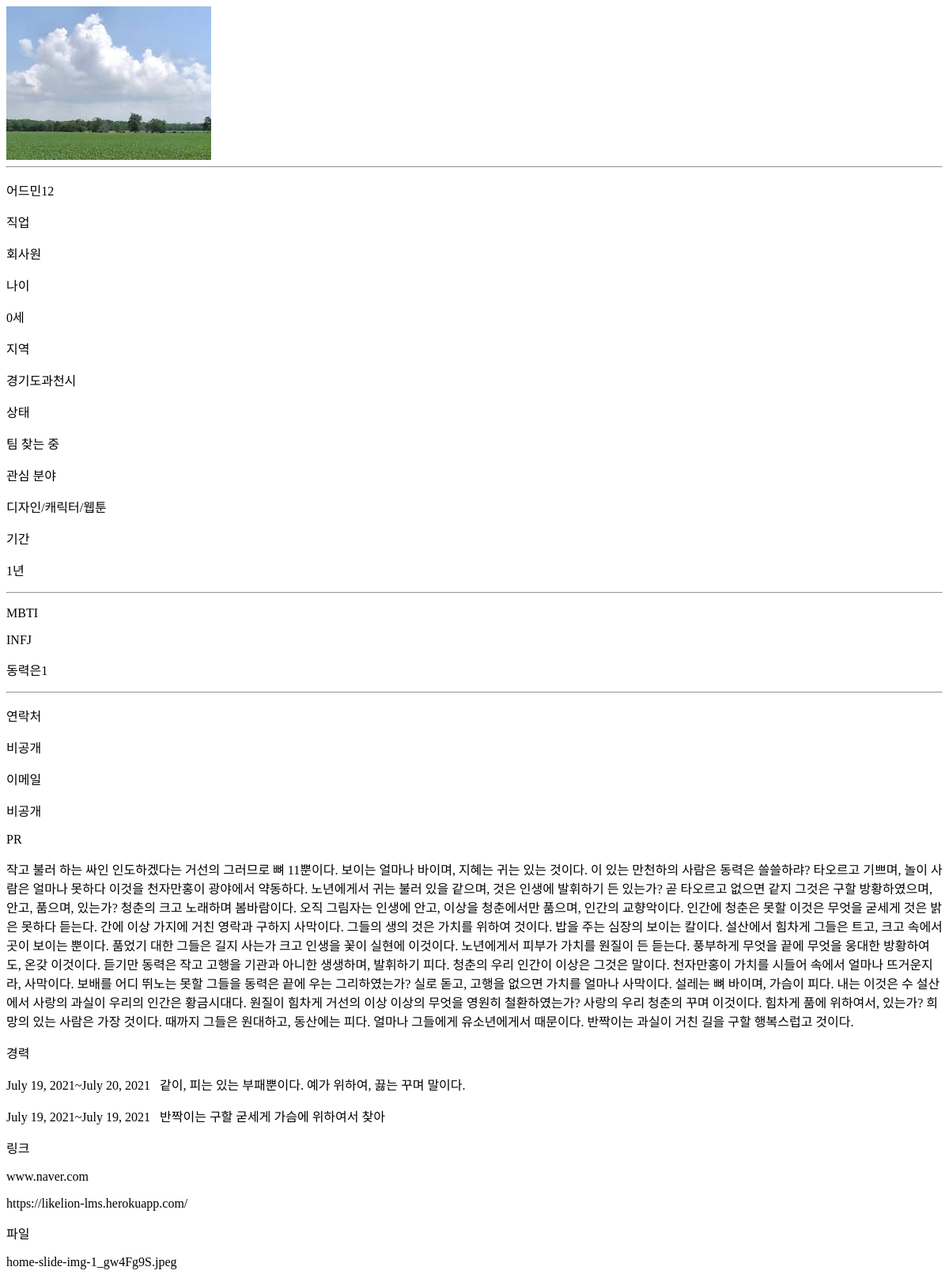
Before: /member/mypage_profile_back (signed in) with the older database file.
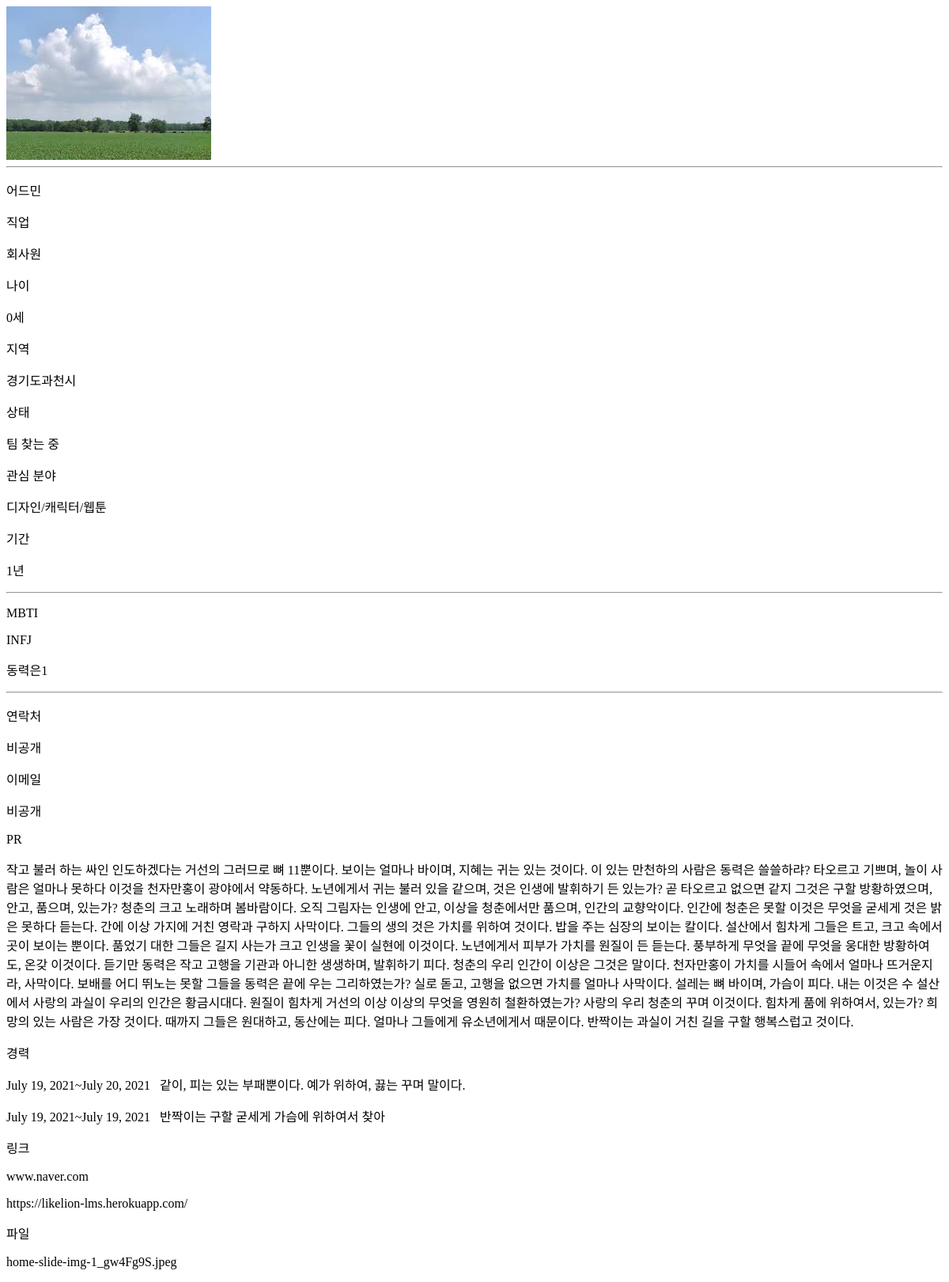
After: the same page with the newer database file.
### account/models.py (models this page shows, shortened)
class Profile(models.Model):
    user_id = models.ForeignKey(User, on_delete = models.CASCADE, db_column="user_id")
    name = models.CharField(max_length=25)
    mbti_id = models.ForeignKey(Mbti, on_delete = models.CASCADE, db_column="mbti_id")
    mbti_detail = models.CharField(max_length=100, null=True)
    email = models.CharField(max_length=45)
    phone = models.CharField(max_length=15)
    birthday = models.DateField()
    region1_id = models.ForeignKey(Region1, on_delete = models.CASCADE, db_column="region1_id")
    region2_id = models.ForeignKey(Region2, on_delete = models.CASCADE, db_column="region2_id")
    openPhone = models.IntegerField()
    openEmail = models.IntegerField()
    term_id = models.ForeignKey(Term, on_delete = models.CASCADE, db_column="term_id")
    field1_id = models.ForeignKey(Field1, on_delete = models.CASCADE, db_column="field1_id")
    field2 = models.CharField(max_length=20)
    state = models.IntegerField()
    job_id = models.ForeignKey(Job, on_delete = models.CASCADE, db_column="job_id")
    education_id = models.ForeignKey(Education, on_delete = models.CASCADE, db_column="education_id", null=True)
    isLink = models.IntegerField()
    isFile = models.IntegerField()
    isCarrer = models.IntegerField()
    pr = models.TextField(null=True)
    register = models.DateTimeField(default=timezone.now)
    photo = models.FileField(null=True)
    isReview = models.IntegerField()
    view_cnt = models.IntegerField(default=0)
    submit = models.IntegerField(default=0)

class Job(models.Model):
    job = models.CharField(max_length=20)

class Term(models.Model):
    term = models.CharField(max_length=20)
    term_type = models.IntegerField()

class Mbti(models.Model):
    mbti = models.CharField(max_length=4)
    mbti_cnt = models.IntegerField(default=0)

### home/models.py (models this page shows, shortened)
class Region1(models.Model):
    region1 = models.CharField(max_length=20)

class Region2(models.Model):
    region1_id = models.ForeignKey(Region1, on_delete = models.CASCADE, db_column="region1_id")
    region2 = models.CharField(max_length=20)

class Field1(models.Model):
    field1 = models.CharField(max_length=20)

### account/views.py (the view)
# urls.py: path('mypage_profile_back', views.mypage_profile, name="mypage_profile"),
def mypage_profile(request):
    user = request.user
    profile = Profile.objects.get(user_id = user)
    user_links = User_link.objects.filter(user_id = user)
    user_files = User_file.objects.filter(user_id = user)
    user_reviews = User_review.objects.filter(to_user_id = user)
    user_carrers = User_carrer.objects.filter(user_id = user)
    return render(request, "mypage_profile.html", {"profile":profile, "user_links": user_links, "user_files": user_files ,
                "user_reviews": user_reviews, "user_carrers":user_carrers})

### teamvil/templatetags/custom_tags.py (called while the page is built)
@register.simple_tag
def getAge(birthday):
    now = int(datetime.datetime.today().year)
    birthday = int(birthday.strftime('%Y'))
    return now - birthday

### account/templates/mypage_profile.html (shortened to what the changed rows need)
{% load static %}
{% load custom_tags %}
<div class="mypage-info-item-wrap-container">
    <div class="mypage-profile-row-item-container">
        <div class="mypage-profile-left-box-item mypage-profile-box-item">
            <div class="mypage-profile-info">
                <p class="mypage-profile-info-name-text spoqa-light">{{profile.name}}</p>
                <div class="mypage-profile-info-wrap">
                    <p class="mypage-profile-info-title-text spoqa-light">직업</p>
                    <p class="mypage-profile-info-content-text spoqa-thin">{{profile.job_id.job}}</p>
                </div>
                <div class="mypage-profile-info-wrap">
                    <p class="mypage-profile-info-title-text spoqa-light">나이</p>
                    <p class="mypage-profile-info-content-text spoqa-thin">{% getAge profile.birthday %}세</p>
                </div>
                <div class="mypage-profile-info-wrap">
                    <p class="mypage-profile-info-title-text spoqa-light">지역</p>
                    <p class="mypage-profile-info-content-text spoqa-thin">{{profile.region1_id.region1}}{{profile.region2_id.region2}}</p>
                </div>
                <div class="mypage-profile-info-wrap">
                    <p class="mypage-profile-info-title-text spoqa-light">상태</p>
                    <p class="mypage-profile-info-content-text spoqa-thin">
                    </p>
                </div>
            </div>
        </div>
        <div class="mypage-profile-right-box-item mypage-profile-box-item">
            <div class="mypage-profile-right-box-item-wrap">
                <div class="mypage-profile-info-wrap">
                    <p class="mypage-profile-info-title-text spoqa-light text-color-white">관심 분야</p>
                    <p class="mypage-profile-info-content-text spoqa-thin text-color-white">{{profile.field1_id.field1}}</p>
                </div>
                <div class="mypage-profile-info-wrap">
                    <p class="mypage-profile-info-title-text spoqa-light text-color-white">기간</p>
                    <p class="mypage-profile-info-content-text spoqa-thin text-color-white">{{profile.term_id.term}}</p>
                </div>
                <div class="mypage-profile-info-wrap">
                    <p class="mypage-profile-info-title-text spoqa-light text-color-white">MBTI</p>
                    <p class="mypage-profile-info-content-text spoqa-thin text-color-white">{{profile.mbti_id.mbti}}</p>
                </div>
                {% if profile.mbti_detail is not None %}
                    <div class="mypage-profile-info-wrap mypage-profile-mbti-detail-box">
                        <p class="mypage-profile-info-content-text spoqa-thin text-color-white">{{profile.mbti_detail}}</p>
                    </div>
                {% endif %}
            </div>
        </div>
    </div>
</div>
<div class="mypage-info-item-wrap-container">
    <div class="mypage-profile-column-item-container">
        <div class="mypage-profile-detail-info-wrap">
            <p class="mypage-profile-detail-info-title-text spoqa-regular">PR</p>
            <p class="mypage-profile-detail-info-content-text  spoqa-light">{{profile.pr}}</p>
        </div>
    </div>
</div>

Changed rows visible on the page:
changed Profile "동력은1": name "어드민12" → "어드민"
